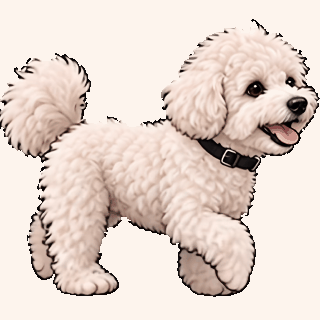
#> input picture .claude/images/animation_frames_1-16.gif, 320 x 320 px
$ python -i export-anim-frames.py   (imports and definitions only)
#> lines starting #> are read from the running program, lines starting #| are printed output that depends on the picture
#!/usr/bin/env python3
"""
EINMAL-Export der Laufanimation von Leo (Archivwerkzeug, NICHT Teil des Builds).

ACHTUNG: Ueberschreibt die festen Quell-Assets  app/src/main/res/drawable-nodpi/anim_dog_*.png
und app/src/main/res/layout/notif_dog_flipper.xml. Die Frames gelten seit SYNC-20261109-066 als
veredelte, eingefrorene Assets; tools/build.ps1 erzeugt sie nie neu. Vor dem Aufruf eine Sicherung
anlegen (z. B. nach .build/). Wird nur manuell aufgerufen, wenn die Animation bewusst neu entsteht.

Quelle:   .claude/images/new_animation.mp4  (Bilder 13-49 = eine Schleife)
Methode:  Freistellung ueber eine geschlossene Aussenkontur (nicht ueber Helligkeits-Schwellen allein):
  1. Fell (hell) und schwarze Umrisslinie bilden die Figur; kleine Luecken der Linie werden per
     Morphologie-Schliessen geschlossen, alles von der Kontur Umschlossene wird deckend (Fell,
     Halsband, Augen, ferne Beine).
  2. Nur echte Luecken (dunkler Hintergrund, mind. GAP_ERODE Pixel dick, z. B. zwischen den Beinen)
     werden wieder transparent; Halsband bleibt (schwarz, nicht neutral-dunkel).
  3. Weicher Alpha-Rand durch Flaechenmittelung beim Verkleinern (premultiplied, kein heller Saum).
Voraussetzungen: Python 3 mit numpy + Pillow, ffmpeg/ffprobe im PATH.
Aufruf:  python tools/export-anim-frames.py [--size 320] [--out <Ordner>]
         (--out: Ausgabe in anderen Ordner statt ins Projekt, z. B. fuer Vorschau)
"""
import argparse, glob, os, shutil, subprocess, sys, tempfile
import numpy as np
from PIL import Image

START, END = 13, 49                    # Schleife (1-basiert, wie bisher)
WATERMARK = (1210, 1335, 1430, 1430)   # x1,y1,x2,y2 im quadratischen Bild
SAT_MIN = 18                           # Farbsaettigung (max-min) ab der ein Pixel als Fell gilt (Hintergrund/Schein neutral)
FUR_LUM_MIN = 100                      # und mind. so hell
OUTLINE_MAX = 26                       # dunkler = Umrisslinie
CLOSE_R = 5                            # Schliessen kleiner Fell-Luecken (Pixel im 1430er-Bild)
LINE_REACH = 40                        # Umrisslinie/Halsband zaehlt nur so nah am Fell
DUP_DIFF = 0.1                         # Bild gilt als Doppelbild, wenn mittlere Abweichung kleiner (0-255)
GAP_ERODE = 10                         # Luecke nur, wenn mind. so dick (Halsband bleibt)


def lum_of(rgb):
    return (0.299 * rgb[..., 0] + 0.587 * rgb[..., 1] + 0.114 * rgb[..., 2]).astype(np.int16)


# [7 lines left out: function dilate, not called in this run]


def erode(m, r=1):
    return ~dilate(~m, r)


# [27 lines left out: functions reconstruct, largest_component, not called in this run]


def silhouette(rgb):
    """Maske der Figur. Fell = warm getoentes Pixel (Saettigung), Hintergrund und Schein sind neutral grau."""
    a = rgb.astype(np.int16)
    lum = lum_of(rgb)
    sat = a.max(axis=2) - a.min(axis=2)
    h, w = lum.shape
    x1, y1, x2, y2 = WATERMARK
    wm = np.zeros((h, w), bool); wm[y1:y2, x1:x2] = True
    fur = (sat >= SAT_MIN) & (lum >= FUR_LUM_MIN) & ~wm
    fur = erode(dilate(fur, CLOSE_R), CLOSE_R)            # kleine Fell-Luecken schliessen
    fur = largest_component(fur)
    # Umschlossenes fuellen (Augen, Nase, Halsband, Mundinneres): Hintergrund = vom Bildrand erreichbar
    border = np.zeros_like(fur); border[0] = border[-1] = True; border[:, 0] = border[:, -1] = True
    outside = reconstruct(border & ~fur, ~fur)
    filled = ~outside
    # Echte Luecken (neutral dunkler Hintergrund, mind. GAP_ERODE dick, z. B. zwischen den Beinen) wieder entfernen
    added = filled & ~fur
    cand = added & (sat < SAT_MIN) & (lum > OUTLINE_MAX) & (lum <= 200)
    seeds = erode(cand & (lum <= 80), GAP_ERODE)
    gap = reconstruct(seeds, cand)
    sil = filled & ~gap
    # Schwarze Umrisslinie dazunehmen (nur nahe an der Figur), Hintergrund (dunkelgrau, > OUTLINE_MAX) nicht
    # (auch das schwarze Halsband: zusammenhaengende dunkle Flaeche, die am Fell anliegt)
    dark = (lum <= OUTLINE_MAX) & dilate(sil, LINE_REACH) & ~wm & ~dilate(gap, 1)
    line = reconstruct(dilate(sil, 2) & dark, dark)
    sil |= line
    sil = erode(dilate(sil, 2), 2)                        # Linienreste glaetten
    outside = reconstruct(border & ~sil, ~sil)
    sil = ~outside & ~gap
    return largest_component(sil)

# [97 lines left out: functions to_small, main, not called in this run]


# [2 lines not run here, left out]

>>> import cv2
>>> picture = cv2.imread('../.claude/images/animation_frames_1-16.gif', cv2.IMREAD_GRAYSCALE)
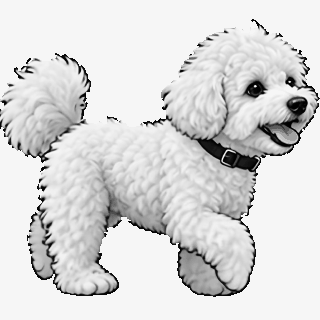
#> picture: shape (320, 320); min 0, max 246, mean 217.2
>>> result = silhouette(picture)
#> in silhouette, `lum = lum_of(rgb)`: lum = 320 values, max 246 at index 0, min 45 at index 122, mean 238.6
#> (the run stopped early here; a loop or call above may not have finished)

$ run again, on .claude/images/animation_frames/leo_frame_02.png
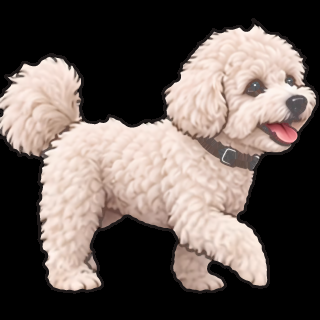
#> input picture .claude/images/animation_frames/leo_frame_02.png, 320 x 320 px
#> `picture = cv2.imread('../.claude/images/animation_frames_1-16.gif', cv..`:
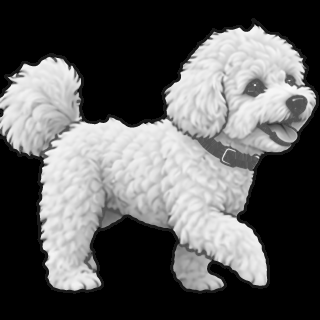
#> picture: shape (320, 320); min 0, max 251, mean 92
#> lum = 320 values, max 231 at index 124, min 0 at index 0, mean 17.4
